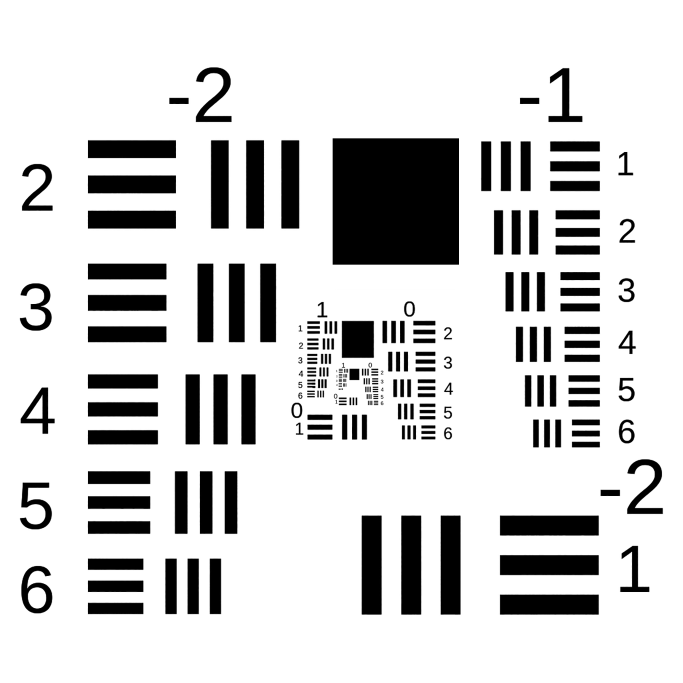
%> input picture Spiral_phase_aberration/EPRY/resource/intensity.png, 2048 x 2048 px (shown at 1/3 size)
$ octave --eval "EPRY_getimage;"   (GNU Octave 9; MATLAB toolbox functions it lacks are replaced by stand-ins)
%> lines starting %> are read from the running program, lines starting %| are printed output that depends on the picture
### Spiral_phase_aberration/EPRY/ini_enviroment.m
function [lambda,n_LED,CTF_object0,CTF_object,...
                     pix_CCD,plane_wave,df]=ini_enviroment()
  clc
  clear
%% Objective properties
lambda = 0.532; % wavelength um
k = 2*pi/lambda;
NA = 0.15; %nurmical aperture


%% CCD properties
Mag = 4;
pix_CCD = 385;
pix_SIZ = 6.4;

fx_CCD = (-pix_CCD/2:pix_CCD/2-1)/(pix_CCD*pix_SIZ/Mag);
df = fx_CCD(2)-fx_CCD(1);
[fx_CCD,fy_CCD] = meshgrid(fx_CCD);
CTF_CCD = (fx_CCD.^2+fy_CCD.^2)<(NA/lambda).^2;

%% aberration
CTF_object0 = CTF_CCD;

CTF_CCD = CTF_object0.*exp(1i*12*(atan2(fy_CCD,fx_CCD))+pi/3).*exp(1i*0*sqrt(1-fy_CCD.^2-fx_CCD.^2));%.*exp(-fr.^2/0.8^2).*exp(1i*1.3*pi*exp(-fr.^2/0.4^2));%
CTF_object = CTF_CCD;

figure();
imshow(abs(CTF_object),[])
figure();
imshow(mod(angle(CTF_object),2*pi),[])


%% LED properties
d_LED = 4    *1000;%sqrt(df_LED^2*lambda^2*h_LED^2/(1-df_LED^2*lambda^2)); % distance between adjust LED dot
h_LED = 250  *1000;%sqrt((N_lens*pix_SIZ*d_LED/(lambda*Mag*Ratio_LED_LA)).^2-d_LED^2) % distance between LED matrix and sample
n_LED = 13;     % number of LED
x_LED = -(n_LED/2*d_LED-d_LED/2):d_LED:(n_LED/2*d_LED-d_LED/2);
[x_LED,y_LED] = meshgrid(x_LED);
[xpos,ypos] = getoddseq(n_LED);
% R0 = lambda*(d_LED/(lambda*sqrt(d_LED^2+h_LED^2)))/NA;
R0 =d_LED/sqrt(d_LED^2+h_LED^2)/NA;
R_overlap = 1/pi*(2*acos(R0/2)-R0*sqrt(1-(R0/2)^2))

plane_wave = zeros(2,n_LED^2); %tilted plane wave

for con = 1:n_LED^2
    v = [0,0,h_LED]-[x_LED(ypos(con),xpos(con)),y_LED(ypos(con),xpos(con)),0];
    v = v/norm(v);
    plane_wave(1,con)=v(1);
    plane_wave(2,con)=v(2);
end

end

function [xseq,yseq] = getoddseq(N)
if mod(N,2)==0
    error('N must be an odd integer');
end

num = N^2;
count = 1;
xseq = zeros(1,num);
yseq = zeros(1,num);
xseq(1,1) = (N+1)/2;
yseq(1,1) = (N+1)/2;
for n = 1:num
    if mod(n,2)==0
    for m = 1:n
        count = count + 1;
        xseq(1,count) = xseq(1,count-1);
        yseq(1,count) = yseq(1,count-1) -1;
        if count == num
            return;
        end
    end
    for m = 1:n
        count = count + 1;
        xseq(1,count) = xseq(1,count-1) -1;
        yseq(1,count) = yseq(1,count-1);
        if count == num
            return;
        end
    end
    else
        for m = 1:n
            count = count + 1;
            xseq(1,count) = xseq(1,count-1);
            yseq(1,count) = yseq(1,count-1) +1;
            if count == num
                return;
            end
        end
        for m = 1:n
            count = count + 1;
            xseq(1,count) = xseq(1,count-1) +1;
            yseq(1,count) = yseq(1,count-1);
            if count == num
                return;
            end
        end
    end
end

end

### Spiral_phase_aberration/EPRY/EPRY_getimage.m
function EPRY_getimage()
%{
    FPM simulation
    generate low resolution image
%}


%% read object imaging
pix = 1540;
I = imread('resource\\intensity.png');
%> I is the input picture: size 2048x2048x3 uint8; min 0, max 255, mean 210
I = double(I(:,:,1));I = I-min(I(:));I = 1-I/max(max(I));I = imresize(I,[pix,pix]); %intensity
%> after `I = 1-I/max(max(I))`:
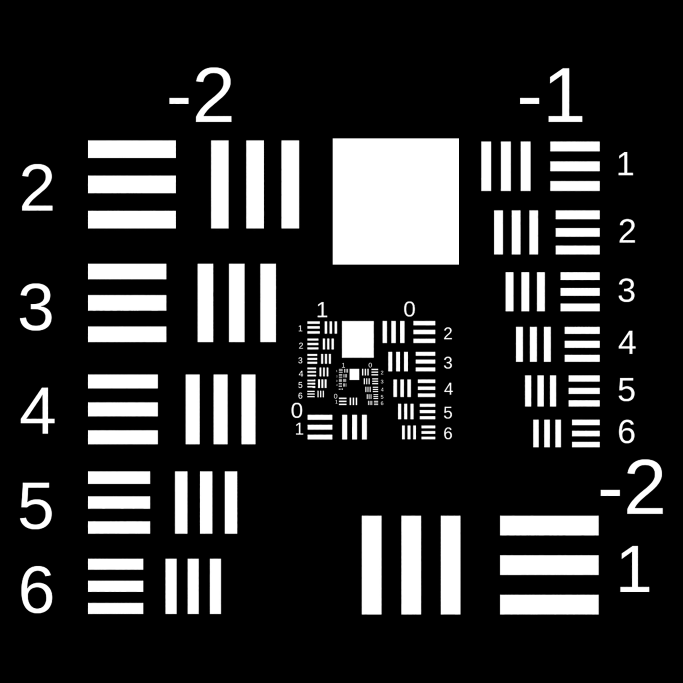
%> I: size 2048x2048 double (shown at 1/3 size); min 0, max 1, mean 0.177
%> after `I = imresize(I,[pix,pix])`:
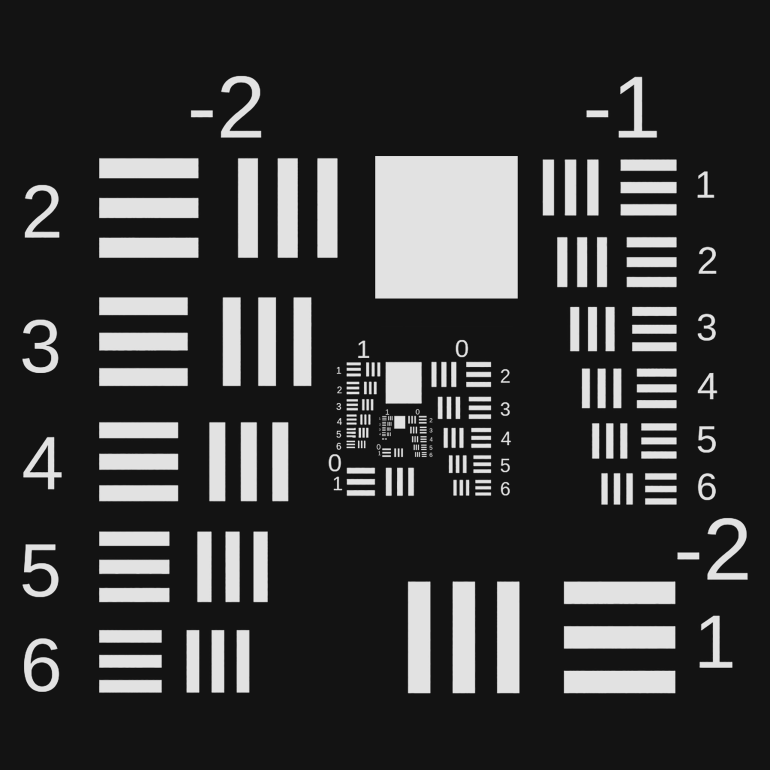
%> I: size 1540x1540 double (shown at 1/2 size); min -0.0929, max 1.14, mean 0.177; drawn with min black and max white


O = sqrt(I).*exp(1i*0); % complex amplitude of object

%% initializing enviroment
[lambda,n_LED,~,CTF_object,...
           pix_CCD,plane_wave,df]=ini_enviroment();

%% Simulation of the process of snapshot
F = fftshift(fft2(O));
I_camera = zeros(pix_CCD,pix_CCD,n_LED^2);

% figure();
for con = 1:n_LED^2
    fxc = round((pix+1)/2+(plane_wave(1,con)/lambda)/df);
    fyc = round((pix+1)/2+(plane_wave(2,con)/lambda)/df);

    fxl=round(fxc-(pix_CCD-1)/2);fxh=round(fxc+(pix_CCD-1)/2);
    fyl=round(fyc-(pix_CCD-1)/2);fyh=round(fyc+(pix_CCD-1)/2);

    F_sub = F(fyl:fyh,fxl:fxh) .* CTF_object;
    I_camera(:,:,con)=abs(ifft2(ifftshift(F_sub))).^2;
end

I_camera = I_camera-min(I_camera(:));
I_camera = I_camera/max(I_camera(:));
figure();
imshow((I_camera(:,:,1)),[])
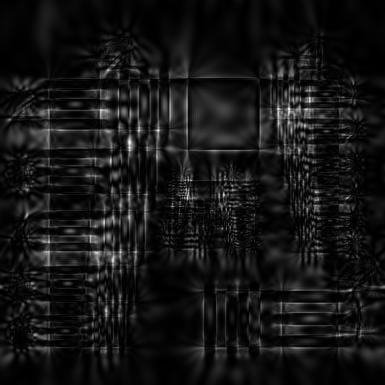
%> displayed picture: size 385x385, on the screen's scale of 0 to 255; min 0, max 255, mean 20.6
save Lseq I_camera


end
